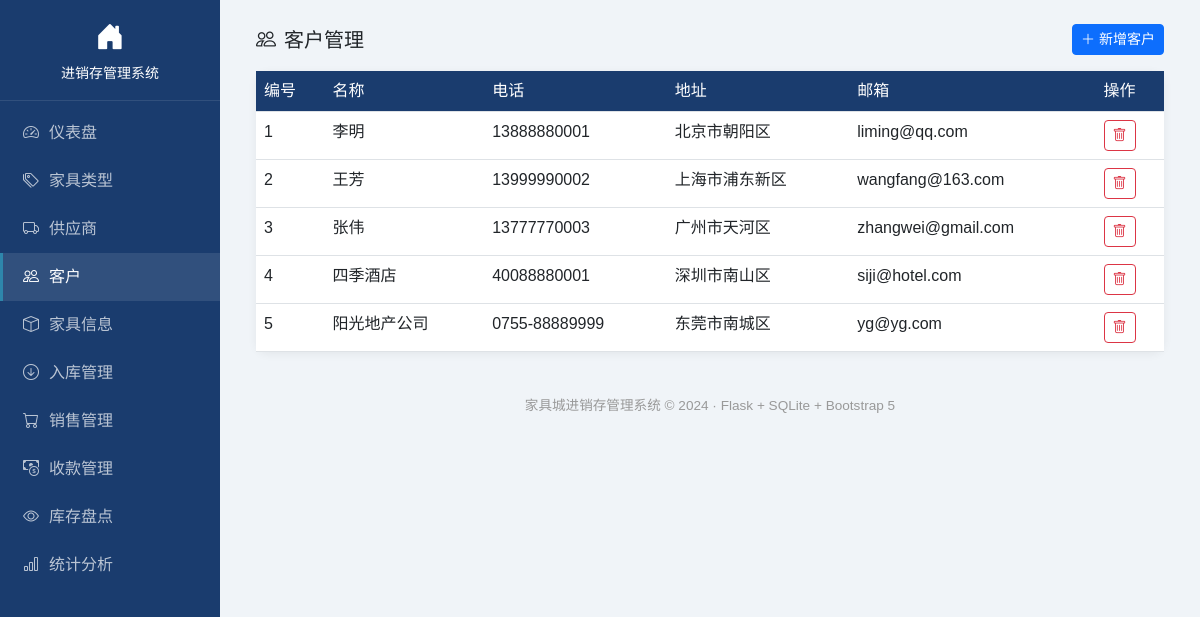
Page /customers on the committed database.
### tables this page shows
CREATE TABLE Customer (
            CustomerID   INTEGER PRIMARY KEY AUTOINCREMENT,
            CustomerName TEXT NOT NULL,
            Phone        TEXT NOT NULL,
            Address      TEXT,
            Email        TEXT
        );

### app.py (the view)
@app.route("/customers")
def list_customers():
    conn = get_db()
    rows = conn.execute("SELECT * FROM Customer ORDER BY CustomerID").fetchall()
    conn.close()
    return render_template("customers.html", rows=rows)

### app.py (called while the page is built)
def get_db():
    conn = sqlite3.connect(DB_PATH)
    conn.row_factory = sqlite3.Row
    conn.execute("PRAGMA foreign_keys = ON")  # 启用外键约束
    return conn

### templates/customers.html (shortened to what this page needs)
{% extends "base.html" %}
{% block content %}
<div class="d-flex justify-content-between align-items-center mb-3">
    <h5 class="mb-0"><i class="bi bi-people me-2"></i>客户管理</h5>
    <button class="btn btn-primary btn-sm" data-bs-toggle="modal" data-bs-target="#addModal"><i class="bi bi-plus-lg"></i> 新增客户</button>
</div>
<div class="card"><div class="card-body p-0">
    <table class="table table-hover mb-0">
        <thead><tr><th>编号</th><th>名称</th><th>电话</th><th>地址</th><th>邮箱</th><th>操作</th></tr></thead>
        <tbody>
            {% for r in rows %}
            <tr><td>{{ r.CustomerID }}</td><td>{{ r.CustomerName }}</td><td>{{ r.Phone }}</td><td>{{ r.Address or '-' }}</td><td>{{ r.Email or '-' }}</td>
                <td><a href="/customers/delete/{{ r.CustomerID }}" class="btn btn-sm btn-outline-danger" onclick="return confirm('确定删除？')"><i class="bi bi-trash"></i></a></td>
            </tr>
            {% endfor %}
        </tbody>
    </table>
</div></div>
{% endblock %}

### templates/base.html (style rules this page uses)
body { background: #f0f4f8; font-family: "Microsoft YaHei", sans-serif; }
.card { border: none; border-radius: 12px; box-shadow: 0 2px 10px rgba(0,0,0,.06); }
.table th { background: #1a3c6e; color: #fff; font-weight: 500; white-space: nowrap; }

### rows in the picture
Customer: CustomerID "1", CustomerName "李明", Phone "13888880001", Address "北京市朝阳区", Email "liming@qq.com"
Customer: CustomerID "2", CustomerName "王芳", Phone "13999990002", Address "上海市浦东新区", Email "wangfang@163.com"
Customer: CustomerID "3", CustomerName "张伟", Phone "13777770003", Address "广州市天河区", Email "zhangwei@gmail.com"
Customer: CustomerID "4", CustomerName "四季酒店", Phone "40088880001", Address "深圳市南山区", Email "siji@hotel.com"
Customer: CustomerID "5", CustomerName "阳光地产公司", Phone "0755-88889999", Address "东莞市南城区", Email "yg@yg.com"
